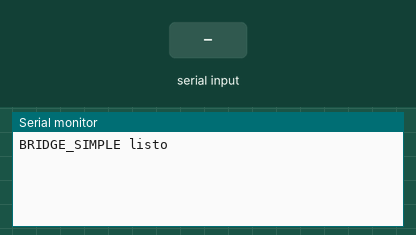
This sketch was run on a simulated Arduino Uno, built with avr-gcc and run on an emulated ATmega328P. Parts: the last lines printed to the serial monitor. Inputs (shaded band) come from the test bench.

Above: at 1.5 s.
1.6 s: "1" received over the second serial link
At 2.8 s:
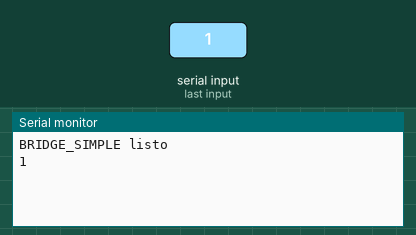
3.1 s: "0" received over the second serial link
At 4.2 s:
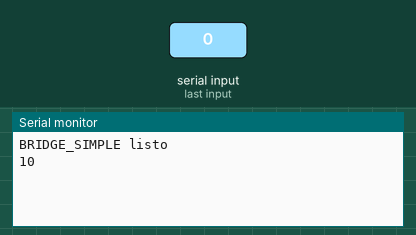

The sketch:

bridge_simple.ino
```cpp
/*
 * Puente simple BLE<->UART para diagnostico.
 * HC-06(BLE) TX -> D10, RX -> D11. USB serial a 9600.
 */
#include <SoftwareSerial.h>

SoftwareSerial bt(10, 11);

void setup() {
  Serial.begin(9600);
  bt.begin(9600);
  delay(300);
  Serial.println(F("BRIDGE_SIMPLE listo"));
}

void loop() {
  if (Serial.available()) bt.write(Serial.read());
  if (bt.available()) Serial.write(bt.read());
}
```

Measured:
- after the input at 1.6 s, the serial monitor: prints a new line at once (image 1)
- after the input at 3.1 s, the serial monitor: prints a new line at once (image 2)
